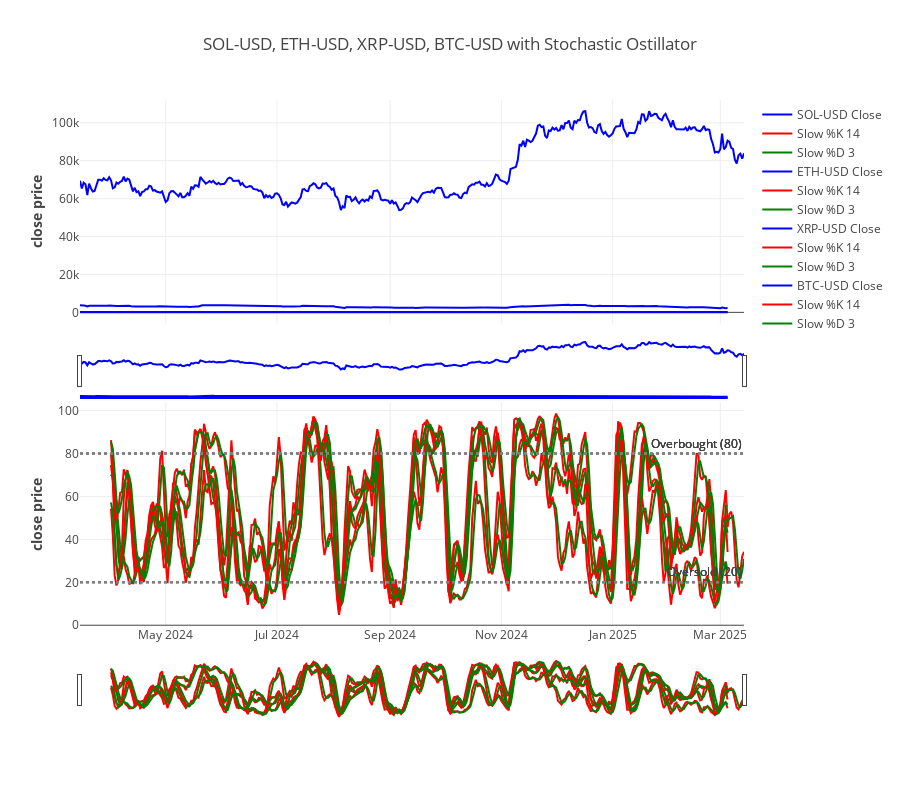

Notebook code for this chart:
### Code cell
fig = draw_stochastic_oscillator_chart(
    data)#, scale_price=True)  # , scale_price=True, draw_volume=False)
fig.show()

### Figure 1 — Plotly figure (JSON) as saved in the notebook; plotly's stock layout.template omitted (floating-point values rounded to 4 significant figures; data arrays with more than 128 entries replaced by an {"elided": "..."} marker saying what was removed)
{"data": [{"line": {"color": "blue"}, "name": "SOL-USD Close", "type": "scatter", "x": {"elided": "356 str values"}, "xaxis": "x", "y": {"elided": "356 float values"}, "yaxis": "y"}, {"line": {"color": "red"}, "name": "Slow %K 14", "type": "scatter", "x": {"elided": "356 str values"}, "xaxis": "x2", "y": {"elided": "356 float values"}, "yaxis": "y2"}, {"line": {"color": "green"}, "name": "Slow %D 3", "type": "scatter", "x": {"elided": "356 str values"}, "xaxis": "x2", "y": {"elided": "356 float values"}, "yaxis": "y2"}, {"line": {"color": "blue"}, "name": "ETH-USD Close", "type": "scatter", "x": {"elided": "356 str values"}, "xaxis": "x", "y": {"elided": "356 float values"}, "yaxis": "y"}, {"line": {"color": "red"}, "name": "Slow %K 14", "type": "scatter", "x": {"elided": "356 str values"}, "xaxis": "x2", "y": {"elided": "356 float values"}, "yaxis": "y2"}, {"line": {"color": "green"}, "name": "Slow %D 3", "type": "scatter", "x": {"elided": "356 str values"}, "xaxis": "x2", "y": {"elided": "356 float values"}, "yaxis": "y2"}, {"line": {"color": "blue"}, "name": "XRP-USD Close", "type": "scatter", "x": {"elided": "356 str values"}, "xaxis": "x", "y": {"elided": "356 float values"}, "yaxis": "y"}, {"line": {"color": "red"}, "name": "Slow %K 14", "type": "scatter", "x": {"elided": "356 str values"}, "xaxis": "x2", "y": {"elided": "356 float values"}, "yaxis": "y2"}, {"line": {"color": "green"}, "name": "Slow %D 3", "type": "scatter", "x": {"elided": "356 str values"}, "xaxis": "x2", "y": {"elided": "356 float values"}, "yaxis": "y2"}, {"line": {"color": "blue"}, "name": "BTC-USD Close", "type": "scatter", "x": {"elided": "365 str values"}, "xaxis": "x", "y": {"elided": "365 float values"}, "yaxis": "y"}, {"line": {"color": "red"}, "name": "Slow %K 14", "type": "scatter", "x": {"elided": "365 str values"}, "xaxis": "x2", "y": {"elided": "365 float values"}, "yaxis": "y2"}, {"line": {"color": "green"}, "name": "Slow %D 3", "type": "scatter", "x": {"elided": "365 str values"}, "xaxis": "x2", "y": {"elided": "365 float values"}, "yaxis": "y2"}], "layout": {"annotations": [{"showarrow": false, "text": "Overbought (80)", "x": 1, "xanchor": "right", "xref": "x2 domain", "y": 80, "yanchor": "bottom", "yref": "y2"}, {"showarrow": false, "text": "Oversold (20)", "x": 1, "xanchor": "right", "xref": "x2 domain", "y": 20, "yanchor": "bottom", "yref": "y2"}, {"showarrow": false, "text": "Overbought (80)", "x": 1, "xanchor": "right", "xref": "x2 domain", "y": 80, "yanchor": "bottom", "yref": "y2"}, {"showarrow": false, "text": "Oversold (20)", "x": 1, "xanchor": "right", "xref": "x2 domain", "y": 20, "yanchor": "bottom", "yref": "y2"}, {"showarrow": false, "text": "Overbought (80)", "x": 1, "xanchor": "right", "xref": "x2 domain", "y": 80, "yanchor": "bottom", "yref": "y2"}, {"showarrow": false, "text": "Oversold (20)", "x": 1, "xanchor": "right", "xref": "x2 domain", "y": 20, "yanchor": "bottom", "yref": "y2"}, {"showarrow": false, "text": "Overbought (80)", "x": 1, "xanchor": "right", "xref": "x2 domain", "y": 80, "yanchor": "bottom", "yref": "y2"}, {"showarrow": false, "text": "Oversold (20)", "x": 1, "xanchor": "right", "xref": "x2 domain", "y": 20, "yanchor": "bottom", "yref": "y2"}], "height": 800, "shapes": [{"line": {"color": "gray", "dash": "dot"}, "type": "line", "x0": 0, "x1": 1, "xref": "x2 domain", "y0": 80, "y1": 80, "yref": "y2"}, {"line": {"color": "gray", "dash": "dot"}, "type": "line", "x0": 0, "x1": 1, "xref": "x2 domain", "y0": 20, "y1": 20, "yref": "y2"}, {"line": {"color": "gray", "dash": "dot"}, "type": "line", "x0": 0, "x1": 1, "xref": "x2 domain", "y0": 80, "y1": 80, "yref": "y2"}, {"line": {"color": "gray", "dash": "dot"}, "type": "line", "x0": 0, "x1": 1, "xref": "x2 domain", "y0": 20, "y1": 20, "yref": "y2"}, {"line": {"color": "gray", "dash": "dot"}, "type": "line", "x0": 0, "x1": 1, "xref": "x2 domain", "y0": 80, "y1": 80, "yref": "y2"}, {"line": {"color": "gray", "dash": "dot"}, "type": "line", "x0": 0, "x1": 1, "xref": "x2 domain", "y0": 20, "y1": 20, "yref": "y2"}, {"line": {"color": "gray", "dash": "dot"}, "type": "line", "x0": 0, "x1": 1, "xref": "x2 domain", "y0": 80, "y1": 80, "yref": "y2"}, {"line": {"color": "gray", "dash": "dot"}, "type": "line", "x0": 0, "x1": 1, "xref": "x2 domain", "y0": 20, "y1": 20, "yref": "y2"}], "title": {"text": "SOL-USD, ETH-USD, XRP-USD, BTC-USD with Stochastic Ostillator"}, "xaxis": {"anchor": "y", "domain": [0, 1], "matches": "x2", "rangeslider": {"thickness": 0.1, "visible": true}, "showticklabels": false}, "xaxis2": {"anchor": "y2", "domain": [0, 1], "rangeslider": {"thickness": 0.1, "visible": true}}, "yaxis": {"anchor": "x", "domain": [0.575, 1], "title": {"text": "<b>close price</b>"}}, "yaxis2": {"anchor": "x2", "domain": [0, 0.425], "title": {"text": "<b>close price</b>"}}}}
